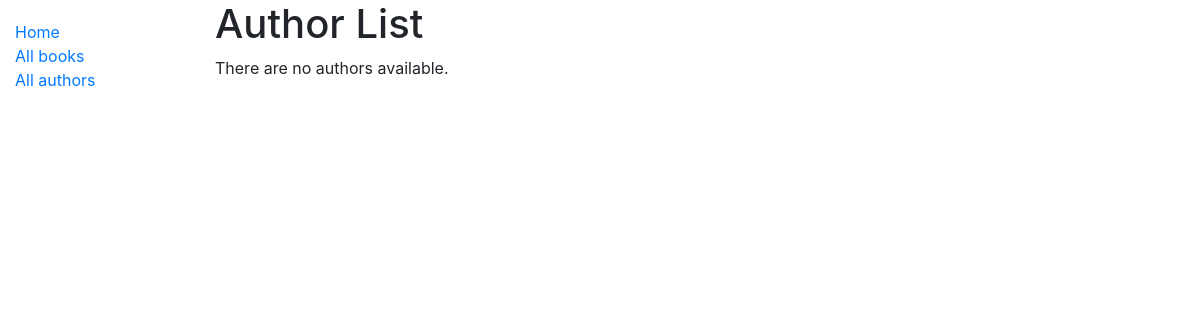
The page /catalog/author/1 on the database as committed earlier.
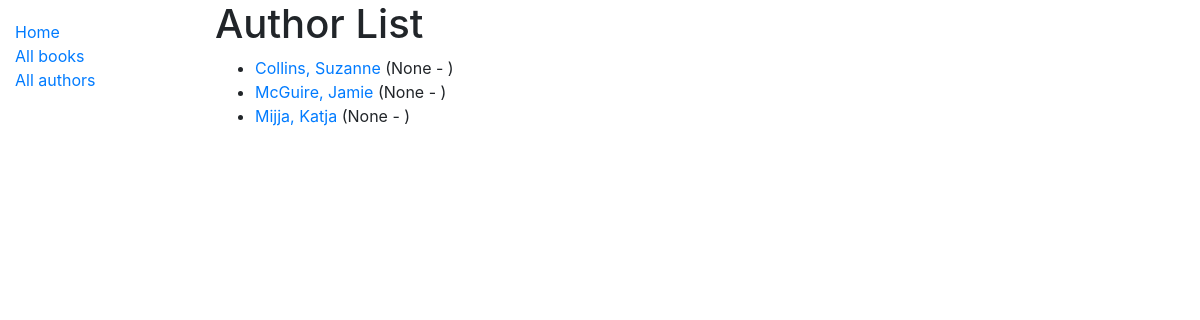
The same page on the database as committed later.
### catalog/models.py (models this page shows, shortened)
class Author(models.Model):
        first_name = models.CharField(max_length = 100)
        last_name = models.CharField(max_length = 100)
        date_of_birth = models.DateField(null = True, blank = True)
        date_of_death = models.DateField('Died', null = True, blank = True)
        class Meta:
            ordering = ['last_name', 'first_name']
        def get_absolute_url(self):
            return reverse('author-detail', args = [str(self.id)])

### catalog/views.py (the view)
# urls.py: path('author/<int:pk>', views.AuthorDetailView.as_view(), name ='author-detail'),
class AuthorDetailView(generic.ListView):
    model = Author
    def get_context_data(self, **kwargs):
        context = super(AuthorDetailView, self).get_context_data(**kwargs)
        context['some_data'] = 'This is just some data'
        return context

### catalog/templates/catalog/author_list.html
{% extends "base_generic.html" %}
{% block content %}
  <h1>Author List</h1>
  {% if author_list %}
  <ul>
    {% for author in author_list %}
      <li>
        <a href="{{ author.get_absolute_url }}">{{ author.last_name }}, {{author.first_name}}</a> ({{author.date_of_birth}} - {{date_of_death}})
      </li>
    {% endfor %}
  </ul>
  {% else %}
    <p>There are no authors available.</p>
  {% endif %}
{% endblock %}

### catalog/templates/base_generic.html (shortened to what this page needs)
<!DOCTYPE html>
<html lang="en">
<head>
    <link rel="stylesheet" href="https://stackpath.bootstrapcdn.com/bootstrap/4.1.3/css/bootstrap.min.css">
    {% load static %}
    <link rel="stylesheet" href="{% static 'css/styles.css' %}">
</head>
<body>
    <div class = "container-fluid">
        <div class = "row">
            <div class = "col-sm-2">
                {% block sidebar %}
                <ul class = "sidebar-nav">
                    <li><a href ="{% url 'index' %}">Home</a></li>
                    <li><a href ="">All books</a></li>
                    <li><a href ="">All authors</a></li>
                </ul>
                {% endblock %}
            </div>
            <div class = "col-sm-10">{% block content %} {% endblock %}</div>
        </div>
    </div>
</body>
</html>

### catalog/static/static/css/styles.css (style rules this page uses)
.sidebar-nav { margin-top: 20px; padding: 0; list-style: none; }

Rows that differ between the two databases and show on the page:
added Author: last_name "Collins", first_name "Suzanne", date_of_birth "None"
added Author: last_name "McGuire", first_name "Jamie", date_of_birth "None"
added Author: last_name "Mijja", first_name "Katja", date_of_birth "None"
Other text that changed with them:
text no longer shown: "There are no authors available."
